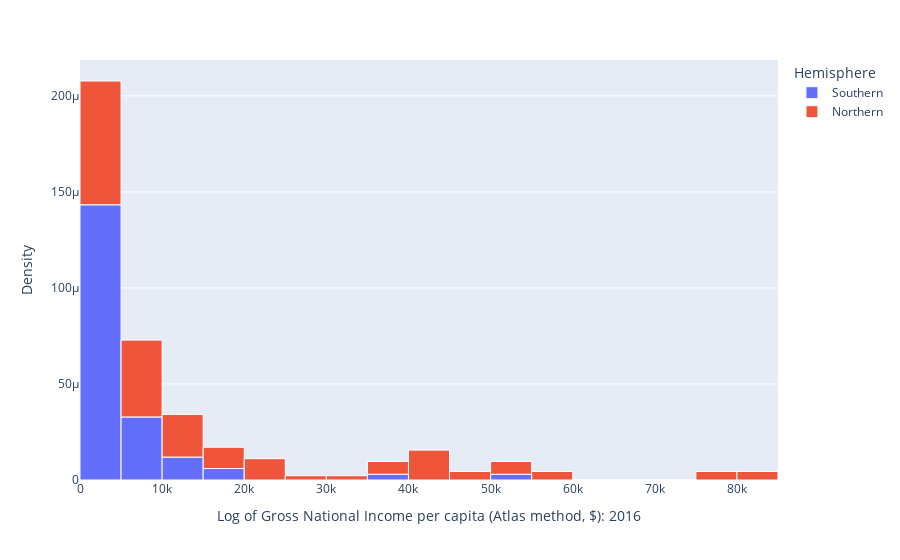

The notebook cell saved with this chart:
### Code cell
# Create histogram for Gross national Income, use New created column as hue parameter in .histplot function

fig = px.histogram(
    df, 
    x=df['Gross national income per capita, Atlas method: $: 2016'], 
    color='Hemisphere',
    histnorm='probability density',
    nbins=23
)

# Add labels
fig.update_layout(
    xaxis_title="Log of Gross National Income per capita (Atlas method, $): 2016",
    yaxis_title="Density",
    legend_title="Hemisphere",
)

# Customize bin edge colors
fig.update_traces(
    marker_line_color='white',
    marker_line_width=1
)

fig.show()

### Figure 1 — Plotly figure (JSON) as saved in the notebook; plotly's stock layout.template omitted (floating-point values rounded to 4 significant figures)
{"data": [{"alignmentgroup": "True", "bingroup": "x", "histnorm": "probability density", "hovertemplate": "Hemisphere=Southern<br>Gross national income per capita, Atlas method: $: 2016=%{x}<br>probability density=%{y}<extra></extra>", "legendgroup": "Southern", "marker": {"color": "#636efa", "line": {"color": "white", "width": 1}, "pattern": {"shape": ""}}, "name": "Southern", "nbinsx": 23, "offsetgroup": "Southern", "orientation": "v", "showlegend": true, "type": "histogram", "x": [4270, 3440, 820, 6610, 280, 1200, 370, 720, 760, null, 6550, null, 660, 7210, 1380, 490, 620, 1380, 1210, 370, null, 400, 320, 750, 1120, 9760, 2850, 480, 4620, 370, 2450, 700, 1730, 950, 15410, 490, null, 5480, 820, 2140, 2830, 900, 540, 3690, 660, 1300, 940, 54420, 4840, 2380, 4450, 10750, 39070, 12450, 2160, 4100, 1880, 4020, 5090, 3170, 11960, 3070, 8840, 13530, 6320, 5820, 4250, 4070, 5950, 7070, 15230], "xaxis": "x", "yaxis": "y"}, {"alignmentgroup": "True", "bingroup": "x", "histnorm": "probability density", "hovertemplate": "Hemisphere=Northern<br>Gross national income per capita, Atlas method: $: 2016=%{x}<br>probability density=%{y}<extra></extra>", "legendgroup": "Northern", "marker": {"color": "#EF553B", "line": {"color": "white", "width": 1}, "pattern": {"shape": ""}}, "name": "Northern", "nbinsx": 23, "offsetgroup": "Northern", "orientation": "v", "showlegend": true, "type": "histogram", "x": [580, 22750, 1330, 2510, 1140, 8260, 1680, 3400, 5430, 36190, 38000, 3920, 8710, 41680, 7680, 9850, 7430, 3550, 730, 18080, 1510, 3580, 75660, 9720, 21750, 51880, 3780, 1110, 5640, 11180, 6670, 40480, 2220, 2050, 4250, null, 3760, 45230, 4760, 5600, 41860, 4880, 7470, 12110, 23680, 56730, 17750, 44730, 38950, 3810, 43660, 18960, 12570, 56990, 52560, 31590, 14630, null, 14770, 76660, 24140, 2120, null, 6970, 46310, 82330, 12680, 19850, 9470, null, 5280, 21660, 27520, 54630, 81240, 2310, 42390, 13400, 14830, 4410, 43660, 10840, null, 6750, 6390, 3920, 8830, 3790, 780, 2150, 4660, 9040, 2050, 12140, 15680], "xaxis": "x", "yaxis": "y"}], "layout": {"barmode": "relative", "legend": {"title": {"text": "Hemisphere"}, "tracegroupgap": 0}, "margin": {"t": 60}, "xaxis": {"anchor": "y", "domain": [0, 1], "title": {"text": "Log of Gross National Income per capita (Atlas method, $): 2016"}}, "yaxis": {"anchor": "x", "domain": [0, 1], "title": {"text": "Density"}}}}
